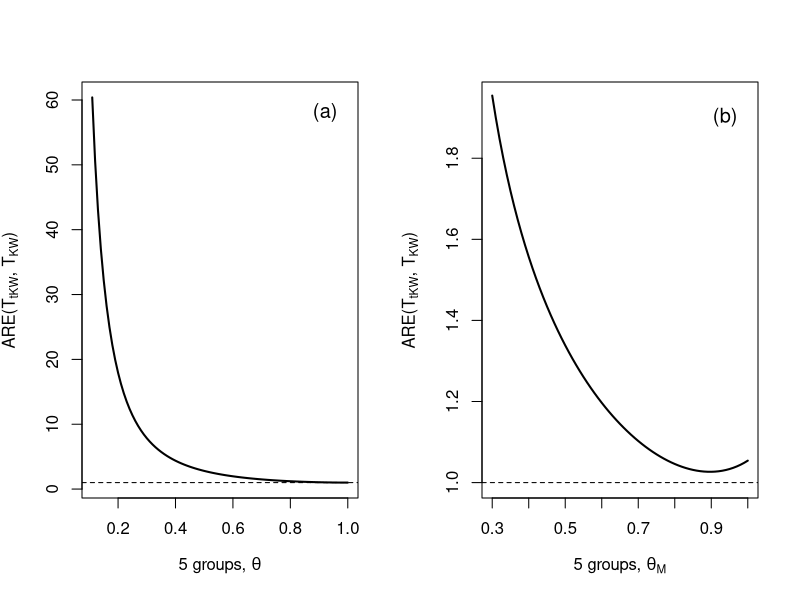

Generate this figure with R:
# This file will generate the plot about ARE between T_{tKW} and T_{KW}. 
# We consider 2 cases here. 
# The result figure is called "ARE_ANOVA.pdf"


alpha = 1:5;

#case1
#Set the parameters
K = 5; theta0 = (1:100)*0.01; R1 = theta0*0;

for(kk in 1:100)
{
theta = numeric(K) + theta0[kk];

#To calculate the deltas
delta = numeric(K - 1);
for(i in 1:(K - 1)){
   for(j in 1:i){
	ins = theta*(alpha/(alpha + alpha[j]) - 1/2);
	insj = theta[j]*sum(ins);
	delta[i] = delta[i] + insj;
    }
    ins = theta*(alpha/(alpha + alpha[i+1]) - 1/2);
    insj = theta[i+1]*sum(ins);
    delta[i] = delta[i] - i*insj;
}

# To calculate the variance for each term
varnum = numeric(K - 1); varden = numeric(K - 1);
thetam = mean(theta);
for(i in 1:(K - 1)){
    varnum[i] = thetam^2*i*(i+1)*(K*(1 - thetam) + K/3);
    varden[i] = i*(i+1)*(K*(1 - thetam) + thetam^2*K/3);
   }
# Calculate the efficiency
R1[kk] = sum(delta^2/varnum)/sum(delta^2/varden)
}


#case2
#Set the parameters
K = 5; thetao = c(0.2, 0.15, 0.3, 0.1, 0.25);
s = (0:70)/100; R2 = s*0;

for(kk in 1:length(s))
{
theta = thetao + s[kk];

#To calculate the deltas
delta = numeric(K - 1);
for(i in 1:(K - 1)){
   for(j in 1:i){
	ins = theta*(alpha/(alpha + alpha[j]) - 1/2);
	insj = theta[j]*sum(ins);
	delta[i] = delta[i] + insj;
    }
    ins = theta*(alpha/(alpha + alpha[i+1]) - 1/2);
    insj = theta[i+1]*sum(ins);
    delta[i] = delta[i] - i*insj;
}

#To calculate the difference of thetas
thetaK = max(theta);
dtheta = numeric(K - 1);
for(i in 1:(K - 1)){
    dtheta[i] = i*theta[i+1] - sum(theta[1:i])/2;
}
dtheta = dtheta*K;

# To calculate the variance for each term
varnum = numeric(K - 1); varden = numeric(K - 1);
thetam = mean(theta);
for(i in 1:(K - 1)){
    varnum[i] = thetam^2*i*(i+1)*(K*(1 - thetam) + K/3);
    varden[i] = i*(i+1)*(K*(1 - thetam) + thetam^2*K/3);
   }

# Calculate the efficiency
R2[kk] = sum((delta + dtheta*thetaK)^2/varnum)/sum((delta + dtheta)^2/varden)
}


### Draw the Plot #####

pdf(file = "ARE_ANOVA.pdf", width = 8, height = 4)
par(mfrow = c(1, 2))
 plot((11:100)/100, R1[11:100], type = "l", lwd = 2, xlab = expression(paste("5 groups, ", theta)), ylab = expression("ARE(T"[tKW]*", T"[KW]*")"))
text(1,58,"(a)", pos = 2, cex = 1.2)
abline(h = 1, lty = 2)
# text(0.15, 3, "y=1", cex = 0.8)

plot((0:70)/100 + 0.3, R2, type = "l", lwd = 2, ylim = c(1, 1.95), xlab = expression(paste("5 groups, ", theta[M])), ylab = expression("ARE(T"[tKW]*", T"[KW]*")"))
text(1,1.9,"(b)", pos = 2, cex = 1.2)
abline(h = 1, lty = 2)
# text(0.32, 1.03, "y=1", cex = 0.8)
dev.off()